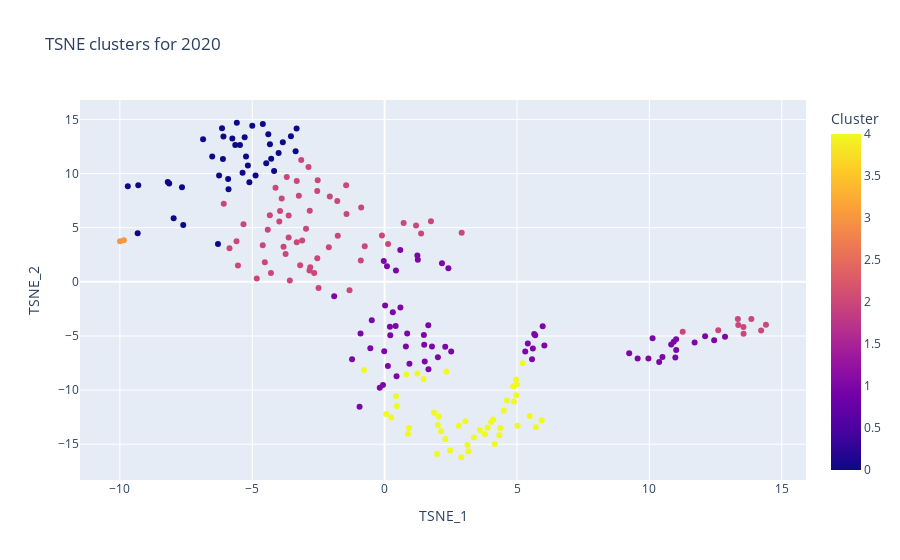

Notebook source saved alongside this figure:
### Markdown cell above
![image.png](attachment:image.png)

### Code cell
# 3. scaler -> PCA (2) -> K-Means (5) -> T-SNE
scaled_data = cs.scale_data_func(df_2020s)
PCA_data = cs.PCA_func(scaled_data)
KMeans_data = cs.KMeans_func(df_2020s, PCA_data, 5)

cs.visualize_TSNE_func(scaled_data, df_2020s, KMeans_data)

### Figure 1 — Plotly figure (JSON) as saved in the notebook; plotly's stock layout.template omitted (floating-point values rounded to 4 significant figures; data arrays with more than 128 entries replaced by an {"elided": "..."} marker saying what was removed)
{"data": [{"customdata": {"elided": "208x1 str values"}, "hovertemplate": "TSNE_1=%{x}<br>TSNE_2=%{y}<br>Entity=%{customdata[0]}<br>Cluster=%{marker.color}<extra></extra>", "legendgroup": "", "marker": {"color": {"elided": "208 int values"}, "coloraxis": "coloraxis", "symbol": "circle"}, "mode": "markers", "name": "", "orientation": "v", "showlegend": false, "type": "scatter", "x": {"elided": "208 float values"}, "xaxis": "x", "y": {"elided": "208 float values"}, "yaxis": "y"}], "layout": {"coloraxis": {"colorbar": {"title": {"text": "Cluster"}}, "colorscale": [[0, "#0d0887"], [0.1111, "#46039f"], [0.2222, "#7201a8"], [0.3333, "#9c179e"], [0.4444, "#bd3786"], [0.5556, "#d8576b"], [0.6667, "#ed7953"], [0.7778, "#fb9f3a"], [0.8889, "#fdca26"], [1, "#f0f921"]]}, "legend": {"tracegroupgap": 0}, "title": {"text": "TSNE clusters for 2020"}, "xaxis": {"anchor": "y", "domain": [0, 1], "title": {"text": "TSNE_1"}}, "yaxis": {"anchor": "x", "domain": [0, 1], "title": {"text": "TSNE_2"}}}}
